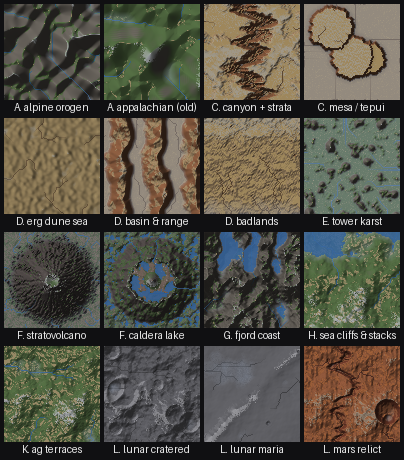

This figure's Python source:
"""Archetype compositions (references/20-archetypes.md) — the PROVINCE altitude: one recognisable
PLACE per tile, assembled from the verified Legal-Order blocks, NOT new algorithms. `graph_demo.py`
runs the generic baseline; each function here is a *diff* that switches the dominant agent, exactly
as `20-archetypes.md` frames the blueprints. Every archetype carries its `09` verification signature
(printed by `main`, asserted in `tests/test_archetypes.py`). Renders a montage → `archetypes.png`.

Coverage: the renderable archetypes across Groups A–L (see `ARCHETYPES.md` for the full ledger of
which of the 29 blueprints render and which are prose-only). Adapt, don't paste (the prime directive
of `20`): illustrative KINDS of place at one small extent, not scale models of the named exemplars.
Functions take (seed, n, cell) so the montage renders at 96² while the tests run fast at low res.
Run: `python archetypes.py`.
"""
import numpy as np

import analysis
import dunes
import erosion_droplet
import erosion_thermal
import flow
import landforms
import noise
import ops_filters
import render
import sims_illustrative as sims

TILE, CELL, SEED = 96, 20.0, 0             # montage: 96² @ 20 m/cell -> 1.92 km (droplet-legal)


def _g(frac, seed, n, cell, kind="perlin", octaves=6):
    """Normalised [0,1] noise whose feature wavelength is `frac` of the tile — resolution-independent."""
    idx = np.arange(n) * cell / (n * cell * frac)
    xx, yy = np.meshgrid(idx, idx)
    if kind == "ridged":
        f = noise.ridged_mf(xx, yy, seed, octaves=octaves)
    elif kind == "worley":
        f = noise.worley(xx, yy, seed, kind="f1")
    else:
        f = noise.fbm(xx, yy, seed, octaves=octaves, base=noise.perlin)
    return (f - f.min()) / max(f.max() - f.min(), 1e-9)


def _xy(n, cell):
    yy, xx = np.mgrid[0:n, 0:n].astype(np.float64)
    return xx, yy


def _wander(n, seed, amp, base=0.5):
    """A NON-periodic wandering centre-line (one column per row) from 1-D fbm — meanders irregular
    in amplitude and spacing, never a sine. Returns an (n, 1) column of centre positions in cells.
    ('Kill the sine wave': real river/fault paths struggle through rock, they don't repeat.)"""
    t = np.arange(n) / n
    w = noise.fbm(t * 3.5, np.full(n, 5.0 + 0.7 * seed), seed, octaves=5)
    w = w - w.mean()
    return (base * n + amp * n * w / (np.max(np.abs(w)) + 1e-9))[:, None]


# ================= Group A · Orogens ========================================================
def alpine(seed=SEED, n=TILE, cell=CELL):
    """Young collisional range: fbm+ridged uplift → droplet fluvial → talus to repose. 09: dissected
    ridges & dendritic valleys, slopes packing toward repose."""
    base = 0.55 * _g(0.20, seed, n, cell, octaves=7) + 0.45 * _g(0.20, seed + 1, n, cell, "ridged")
    base = (base - base.min()) / max(base.max() - base.min(), 1e-9) * 1200.0
    fl = erosion_droplet.droplet_erode(base, n_droplets=11 * n, seed=seed, brush_radius=2)
    return erosion_thermal.thermal_erosion(fl, 0.8, 22, cell, factor=0.15)   # small factor: razor-ridge stability


def appalachian(seed=SEED, n=TILE, cell=CELL):
    """Old, decayed orogen: low uplift, HEAVILY eroded, subdued relief with inherited dendritic
    drainage. 09: low relief, gentle slopes, high drainage density — a MATURE hypsometric curve."""
    base = _g(0.30, seed, n, cell, octaves=6) * 650.0
    fl = erosion_droplet.droplet_erode(base, n_droplets=24 * n, seed=seed, brush_radius=2)
    return erosion_thermal.thermal_erosion(fl, 0.5, 30, cell, factor=0.2)


# ================= Group C · Canyons & tablelands ==========================================
def canyon(seed=SEED, n=TILE, cell=CELL):
    """High plateau with one deeply-incised meandering trunk + tributaries, then STRATA (terrace)
    on the walls. 09: relief concentrated at the trunk; the elevation histogram is stepped."""
    plateau = 260.0 + _g(0.35, seed, n, cell) * 70.0
    cols = np.arange(n)[None, :]
    center = _wander(n, seed, amp=0.17)                                      # irregular meander, not a sine
    trunk = np.clip(1.0 - np.abs(cols - center) / (0.13 * n), 0.0, 1.0) ** 1.4
    h = plateau - trunk * 240.0
    h = erosion_droplet.droplet_erode(h, n_droplets=9 * n, seed=seed, brush_radius=2)
    lo, hi = float(h.min()), float(h.max())
    nb = (h - lo) / max(hi - lo, 1e-9)
    return landforms.terrace(nb, 9, sharpness=6.0, warp_amp=0.04, cellsize=cell) * (hi - lo) + lo


def mesa(seed=SEED, n=TILE, cell=CELL):
    """Tepui / table-mountain: a few LARGE, blocky tablelands — solid remnants of eroded sedimentary
    layers with flat tops, near-vertical cliffs and horizontal strata — NOT thin serpentine ridges
    (thresholding continuous noise makes worms; place solid blocks instead). 09: flat tops, sharp
    rims, banded cliffs."""
    xx, yy = _xy(n, cell)
    h = 30.0 + _g(0.5, seed, n, cell) * 18.0
    rng = np.random.default_rng(seed)
    for i in range(3):                                                       # a few big tablelands
        bx, by = rng.integers(int(0.25 * n), int(0.75 * n), 2)
        br, bh = rng.uniform(0.16, 0.26) * n, rng.uniform(260.0, 360.0)
        ang = np.arctan2(yy - by, xx - bx)
        wob = 1.0 + 0.25 * noise.fbm(np.cos(ang) * 3 + 5.0 * i, np.sin(ang) * 3 + 5.0, seed + i, octaves=3)
        cap = np.clip((br * wob - np.hypot(xx - bx, yy - by)) / 2.5, 0.0, 1.0)   # flat top, sharp cliff
        h = np.maximum(h, 30.0 + cap * bh)
    lo, hi = float(h.min()), float(h.max())
    nb = (h - lo) / max(hi - lo, 1e-9)
    return landforms.terrace(nb, 7, sharpness=7.0, warp_amp=0.02, cellsize=cell) * (hi - lo) + lo   # strata


# ================= Group D · Deserts ======================================================
def erg(seed=SEED, n=TILE, cell=CELL):
    """Aeolian dominant: a sand sheet self-organises into transverse dunes (Werner CA). 09: a
    dominant transverse wavelength, low relief, slopes no steeper than the sand repose regime."""
    sand = np.round(7.0 + 7.0 * _g(0.25, seed, n, cell)).astype(np.int64)
    slabs = dunes.werner_dunes(sand, iters=700, seed=seed, wind=(0, 1))       # more time -> coarser dunes
    return ops_filters.gaussian(slabs.astype(np.float64), 1.6) * 3.0          # smooth to the dune envelope


def basin_range(seed=SEED, n=TILE, cell=CELL):
    """Basin-and-Range: parallel fault-block ranges separated by flat sediment-filled basins, one a
    dead-flat playa. 09: alternating high ridges / flat floors — a bimodal, banded profile."""
    cols, rows = np.arange(n)[None, :] / n, np.arange(n)[:, None] / n
    # tectonic extension TILTS fault blocks: a gentle alluvial back-slope up to a crest, then a STEEP
    # fault scarp (asymmetric sawtooth, all scarps facing the same way) — not a smooth sine.
    warp = 0.28 * _g(0.3, seed, n, cell) + 0.14 * _g(0.11, seed + 4, n, cell)   # 2-scale noise, no sine
    phase = (2.6 * cols + warp) % 1.0
    block = np.where(phase < 0.78, phase / 0.78, (1.0 - phase) / 0.22)      # ramp up, drop off a scarp
    throw = 300.0 + 260.0 * _g(0.28, seed + 1, n, cell)                     # fault throw varies along strike
    h = block * throw + _g(0.10, seed + 2, n, cell) * 45.0
    floor = np.percentile(h, 32)
    h = np.where(h < floor, floor - 4.0 + _g(0.12, seed + 3, n, cell) * 5.0, h)   # flat alluvial basins / playa
    return erosion_thermal.thermal_erosion(h, 1.0, 5, cell, factor=0.15)    # weather the fault scarps


def badlands(seed=SEED, n=TILE, cell=CELL):
    """Soft flat-lying strata, densely dissected into rills and hoodoos. 09: very high drainage
    density, stepped strata, knife-edge divides."""
    rows = np.arange(n)[:, None] / n
    base = 240.0 * (1.0 - rows) + _g(0.12, seed, n, cell) * 45.0              # gently dipping beds
    nb = (base - base.min()) / max(base.max() - base.min(), 1e-9)
    strata = landforms.terrace(nb, 16, sharpness=8.0, warp_amp=0.02, cellsize=cell) * 260.0
    return erosion_droplet.droplet_erode(strata, n_droplets=16 * n, seed=seed, brush_radius=1)


# ================= Group E · Karst ========================================================
def tower_karst(seed=SEED, n=TILE, cell=CELL):
    """Dissolution: lower the surface in proportion to fracture density, so massive rock survives as
    towers over an alluviated plain. 09: BIMODAL elevation (towers vs plain), steep tower flanks."""
    fracture = _g(0.12, seed, n, cell)
    massive = np.clip(1.0 - fracture / 0.5, 0.0, 1.0) ** 2
    h = 300.0 - (1.0 - massive) * 280.0
    return erosion_thermal.thermal_erosion(h, 1.4, 8, cell, factor=0.15)


# ================= Group F · Volcanic =====================================================
def volcano(seed=SEED, n=TILE, cell=CELL):
    """Stratovolcano: a steep radial cone with a summit crater, gullied by radial drainage. 09:
    near-radial symmetry, radial valleys, a single central high."""
    xx, yy = _xy(n, cell)
    cone = ops_filters.cone(xx - n / 2, yy - n / 2, 0.44 * n, 950.0) + _g(0.06, seed, n, cell) * 25.0
    h = erosion_droplet.droplet_erode(cone, n_droplets=7 * n, seed=seed, brush_radius=1)   # radial gullies
    r = np.hypot(xx - n / 2, yy - n / 2)
    return h - 220.0 * np.clip(1.0 - r / (0.07 * n), 0.0, 1.0)                # summit crater


def caldera(seed=SEED, n=TILE, cell=CELL):
    """Caldera lake: a broad edifice whose summit collapsed to a flat-floored caldera holding a
    lake. 09: a raised rim RING around a flat interior floor filled with water."""
    xx, yy = _xy(n, cell)
    dx, dy = xx - n / 2, yy - n / 2
    r, ang = np.hypot(dx, dy), np.arctan2(dy, dx)
    # a COLLAPSE structure, not a boolean cut: fracture the flanks, jag the rim, rough the floor,
    # and leave a resurgent central dome (a lake island, like Crater Lake's Wizard Island).
    cone = (ops_filters.cone(dx, dy, 0.46 * n, 700.0)
            + (_g(0.09, seed, n, cell) - 0.5) * 110.0 + (_g(0.04, seed + 1, n, cell) - 0.5) * 45.0)
    rim_r = (0.23 + 0.06 * noise.fbm(np.cos(ang) * 5 + 7.0, np.sin(ang) * 5 + 7.0, seed + 2, octaves=4)) * n
    floor = 300.0 + (_g(0.12, seed + 3, n, cell) - 0.5) * 30.0
    dome = 150.0 * np.clip(1.0 - r / (0.09 * n), 0.0, 1.0) ** 1.3
    h = np.where(r < rim_r, np.minimum(cone, floor) + dome, cone)
    return erosion_thermal.thermal_erosion(h, 1.3, 4, cell, factor=0.12)     # slump the fresh scarps


# ================= Group G · Glacial coasts ================================================
def fjord(seed=SEED, n=TILE, cell=CELL):
    """Glacial U-troughs carved into a coastal massif, then flooded to sea level (z=0). 09: the sea
    invades long, narrow, U-floored inlets reaching the open-ocean edge, not a smooth shoreline."""
    massif = _g(0.5, seed, n, cell, "ridged") * 900.0 + 120.0
    rows, cols = np.arange(n)[:, None], np.arange(n)[None, :]
    troughs = np.zeros((n, n))
    for k, frac in enumerate((0.22, 0.5, 0.78)):
        cc = _wander(n, seed + 10 + k, amp=0.05, base=frac)                  # troughs wander, not sines
        troughs = np.maximum(troughs, np.clip(1.0 - ((cols - cc) / (0.08 * n)) ** 2, 0.0, 1.0))
    h = massif - troughs * np.clip(1.0 - rows / n, 0.15, 1.0) * 720.0
    return h - (1.0 - rows / n) * 260.0                                      # regional tilt into the sea


# ================= Group H · Coastal & marine =============================================
def sea_cliffs(seed=SEED, n=TILE, cell=CELL):
    """Wave-attacked upland: a retreating cliff line with a shore platform and residual stacks
    (coastal-retreat sim). 09: a steep cliff at the waterline fronting a near-flat wave-cut bench."""
    rows = np.arange(n)[:, None] / n
    h = _g(0.35, seed, n, cell) * 210.0 + (rows - 0.35) * 300.0              # upland inland, sea at the near edge
    return sims.coastal_retreat(h, 0.0, 8, k_coast=2.0, notch=10.0, cellsize=cell)


# ================= Group K · Anthropogenic ================================================
def ag_terraces(seed=SEED, n=TILE, cell=CELL):
    """Contour agriculture: a hillslope cut into many level rice-paddy / dry-stone benches (fine
    terracing following the contours). 09: a strongly STEPPED elevation histogram, benches ⟂ slope."""
    hill = _g(0.4, seed, n, cell) * 170.0 + 40.0
    nb = (hill - hill.min()) / max(hill.max() - hill.min(), 1e-9)
    return landforms.terrace(nb, 22, sharpness=9.0, warp_amp=0.015, cellsize=cell) * 180.0


# ================= Group L · Off-Earth ====================================================
def cratered(seed=SEED, n=TILE, cell=CELL):
    """Lunar highlands — the regime switch (no liquid water): fluvial backbone OFF, IMPACTS dominate
    (power-law crater sizes). 09: a saturated field of overlapping pits; NO connected drainage."""
    h = _g(0.4, seed, n, cell) * 240.0
    rng = np.random.default_rng(seed)
    for D in np.clip(45.0 * (1.0 - rng.random(n // 2)) ** (-0.8), 30.0, n * cell * 0.32):
        h = landforms.impact_crater(h, int(rng.integers(0, n)), int(rng.integers(0, n)),
                                    float(D), cell, complex_D=1e9)
    return h


def maria(seed=SEED, n=TILE, cell=CELL):
    """Lunar maria — basaltic plains flooding an old basin: very smooth, low, a wrinkle ridge, sparse
    younger craters. 09: very low relief and a MATURE-flat surface with a sinuous ridge."""
    xx, yy = _xy(n, cell)
    h = _g(0.5, seed, n, cell) * 32.0
    h = landforms.anticline(h, xx * cell, yy * cell, 22.0,
                            (0.5 * n * cell, 0.5 * n * cell), (0.7, 0.7), 0.06 * n * cell)   # wrinkle ridge
    rng = np.random.default_rng(seed + 5)
    for _ in range(max(3, n // 20)):
        h = landforms.impact_crater(h, int(rng.integers(0, n)), int(rng.integers(0, n)),
                                    float(rng.uniform(40, 110)), cell, complex_D=1e9)
    return h


def mars(seed=SEED, n=TILE, cell=CELL):
    """Mars — the blended relict world: subdued cratered highlands overprinted by a relict outflow
    channel and aeolian ripples. 09: craters AND a dry sinuous valley AND dune texture together."""
    h = _g(0.4, seed, n, cell) * 170.0
    rng = np.random.default_rng(seed + 2)
    for _ in range(max(6, n // 8)):
        D = float(np.clip(50.0 * (1.0 - rng.random()) ** (-0.7), 40.0, n * cell * 0.26))
        h = landforms.impact_crater(h, int(rng.integers(0, n)), int(rng.integers(0, n)),
                                    D, cell, complex_D=1e9)
    cols = np.arange(n)[None, :]
    cc = _wander(n, seed + 7, amp=0.16, base=0.4)                            # relict outflow channel (wanders)
    h = h - np.clip(1.0 - np.abs(cols - cc) / (0.05 * n), 0.0, 1.0) * 55.0
    ripple = 9.0 * np.sin(2 * np.pi * cols / 5.0) * (_g(0.07, seed + 9, n, cell) > 0.55)
    return h + ripple                                                        # aeolian ripples in patches


ARCHETYPES = [
    ("alpine orogen", "A", alpine, "hillshade"),
    ("appalachian (old)", "A", appalachian, "hillshade"),
    ("canyon + strata", "C", canyon, "hillshade"),
    ("mesa / tepui", "C", mesa, "hillshade"),
    ("erg dune sea", "D", erg, "dunes"),
    ("basin & range", "D", basin_range, "hillshade"),
    ("badlands", "D", badlands, "hillshade"),
    ("tower karst", "E", tower_karst, "hillshade"),
    ("stratovolcano", "F", volcano, "hillshade"),
    ("caldera lake", "F", caldera, "lake"),
    ("fjord coast", "G", fjord, "sea"),
    ("sea cliffs & stacks", "H", sea_cliffs, "sea"),
    ("ag terraces", "K", ag_terraces, "hillshade"),
    ("lunar cratered", "L", cratered, "hillshade"),
    ("lunar maria", "L", maria, "hillshade"),
    ("mars relict", "L", mars, "hillshade"),
]


# --------------------------------------------------------------------------- #
# Photoreal render (HYPERREALISM.md Part 1): material colour × sun+sky × AO + rivers + aerial.
# A per-world PALETTE recolours the same derive_materials stack (water, snow, rock, sand, remainder)
# so one composite serves Earth / Mars / Moon — the palette is the whole difference, per the doc.
# --------------------------------------------------------------------------- #
PALETTES = {                                      # order: water, snow, rock, sand, grass/remainder
    "temperate": [(58, 110, 150), (236, 240, 246), (120, 114, 106), (196, 178, 132), (92, 120, 74)],
    "verdant":   [(48, 88, 62), (228, 234, 238), (110, 118, 96), (150, 158, 112), (74, 112, 66)],
    "arid":      [(120, 92, 64), (208, 198, 178), (156, 104, 72), (206, 176, 120), (178, 150, 112)],
    "volcanic":  [(52, 100, 150), (228, 230, 236), (92, 84, 82), (140, 120, 110), (86, 108, 72)],
    "sand":      [(150, 122, 88), (214, 206, 186), (150, 116, 82), (208, 180, 128), (198, 172, 122)],
    "mars":      [(96, 56, 44), (206, 184, 160), (122, 64, 46), (198, 120, 72), (160, 98, 66)],
    "lunar":     [(84, 84, 88), (200, 200, 206), (150, 150, 156), (122, 122, 128), (106, 106, 112)],
}
FAMILY = {                                        # archetype/world name -> palette family
    "alpine orogen": "temperate", "appalachian (old)": "temperate", "tower karst": "temperate",
    "ag terraces": "temperate", "fjord coast": "temperate", "sea cliffs & stacks": "temperate",
    "canyon + strata": "arid", "mesa / tepui": "arid", "basin & range": "arid", "badlands": "arid",
    "erg dune sea": "sand", "stratovolcano": "volcanic", "caldera lake": "volcanic",
    "lunar cratered": "lunar", "lunar maria": "lunar", "mars relict": "mars",
}


def _rich(h, family, cell=CELL, sea_level=None, azimuth=315.0, altitude=42.0):
    """The shared photoreal composite for one tile: derive the material splat, colour it with the
    world's PALETTE, and light it with render.photoreal (sun+sky, AO, rivers, aerial). Rivers only
    on wet worlds; Mars/Moon get no blue channels and a rust/grey palette."""
    slope = analysis.slope(h, cell)
    area = flow.d8_accumulation(flow.priority_flood_fill(h), cell)
    stack = analysis.derive_materials(h, slope, area, cell, rng_seed=0)
    masks = np.stack([m for _, m in stack])
    mat = render.material_rgb(masks, palette=PALETTES[family], shade=False)
    ao = analysis.horizon_ao(h, cell)
    rivers = None
    if family in ("temperate", "volcanic"):                                  # wet worlds carry channels
        la = np.log1p(area)
        mx = float(la.max())
        rivers = np.clip((la - 0.87 * mx) / (0.13 * mx + 1e-9), 0.0, 1.0)
    return render.photoreal(mat, h, cell, ao=ao, rivers=rivers, ao_strength=0.38,
                            aerial_strength=0.34, aerial_band=0.20,
                            azimuth=azimuth, altitude=altitude, sea_level=sea_level)


def _flood(img, h, water_mask, blue=(46, 96, 156)):
    """Composite still water (a lake or the sea) over a rendered tile where `water_mask` is True."""
    w = np.asarray(water_mask, dtype=np.float64)[..., None]
    return np.clip(np.asarray(img, np.float64) * (1.0 - 0.78 * w)
                   + np.array(blue, np.float64) * 0.78 * w, 0, 255).astype(np.uint8)


def render_tile(h, name, mode, cell=CELL):
    """Dispatch one archetype to the photoreal composite, honouring its water mode."""
    family = FAMILY.get(name, "temperate")
    if mode == "sea":                                                        # ocean floods z<0, reaches edge
        img = _rich(h, family, cell, sea_level=0.0)
        return _flood(img, h, h < 0.0)
    if mode == "lake":                                                       # only ENCLOSED basins hold water
        img = _rich(h, family, cell)
        return _flood(img, h, (flow.priority_flood_fill(h) - h) > 1.0)
    if mode == "dunes":                                                      # aeolian: low raking sun
        return _rich(h, family, cell, azimuth=270.0, altitude=28.0)
    return _rich(h, family, cell)


def _render(h, mode, cell=CELL):
    """Legacy grey/hypsometric render (kept for screen_worlds' snow/salt fallbacks and quick checks)."""
    if mode == "sea":
        return render.hypsometric(h, cell, sea_level=0.0)
    if mode == "lake":
        water = (flow.priority_flood_fill(h) - h) > 1.0
        hs = render.hillshade(h, cell).astype(np.float64)
        blue = np.array([45, 95, 155], dtype=np.float64)
        w = water[..., None]
        return np.clip(hs * (1.0 - 0.7 * w) + blue * 0.7 * w, 0, 255).astype(np.uint8)
    if mode == "dunes":
        return render.hillshade(h, cell, azimuth=270, altitude=30)
    return render.hillshade(h, cell, azimuth=315, altitude=40)


def _signature(name, group, h, cell=CELL):
    slope = analysis.slope(h, cell)
    p99 = np.degrees(np.arctan(np.percentile(slope, 99)))
    hi = (h.mean() - h.min()) / max(h.max() - h.min(), 1e-9)
    pit = float((flow.priority_flood_fill(h) - h).sum()) * cell * cell
    return (f"  [{group}] {name:20s} relief={h.max() - h.min():7.0f} m  99th-slope={p99:4.1f}°  "
            f"HI={hi:.2f}  pit-storage={pit:.2e} m³")


def montage(tiles, cols=4, pad=4, bg=20):
    n = tiles[0][1].shape[0]
    rows = (len(tiles) + cols - 1) // cols
    out = np.full((rows * (n + pad) + pad, cols * (n + pad) + pad, 3), bg, dtype=np.uint8)
    for k, (_, tile) in enumerate(tiles):
        r, c = divmod(k, cols)
        out[pad + r * (n + pad):pad + r * (n + pad) + n, pad + c * (n + pad):pad + c * (n + pad) + n] = tile
    return out


def labeled_montage(tiles, cols=4, pad=4, title_h=14, bg=(16, 16, 18)):
    """Montage with a caption under each tile (the fix for 'I can't tell which is which'). Needs
    Pillow; falls back to the unlabelled numpy montage if it is missing."""
    try:
        from PIL import Image, ImageDraw, ImageFont
    except ImportError:                                                      # pragma: no cover
        return montage(tiles, cols=cols)
    n = tiles[0][1].shape[0]
    rows = (len(tiles) + cols - 1) // cols
    cw, ch = n + pad, n + pad + title_h
    img = Image.new("RGB", (cols * cw + pad, rows * ch + pad), bg)
    dr = ImageDraw.Draw(img)
    font = ImageFont.load_default(size=10)
    for k, (label, tile) in enumerate(tiles):
        r, c = divmod(k, cols)
        x0, y0 = pad + c * cw, pad + r * ch
        img.paste(Image.fromarray(np.ascontiguousarray(tile)), (x0, y0))
        dr.text((x0 + n / 2, y0 + n + 1), label, font=font, fill=(235, 235, 235), anchor="ma")
    return np.asarray(img)


def main():
    tiles, sigs = [], []
    for name, group, fn, mode in ARCHETYPES:
        h = fn()
        tiles.append((f"{group}. {name}", render_tile(h, name, mode)))
        sigs.append(_signature(name, group, h))
    render.write_png("archetypes.png", labeled_montage(tiles, cols=4))
    print(f"wrote archetypes.png ({len(tiles)} archetypes, {TILE}px tiles, ~{TILE * CELL / 1000:.1f} km each)")
    print("\n09 verification signatures (the tells to check by eye against the montage):")
    for s in sigs:
        print(s)


if __name__ == "__main__":
    main()
